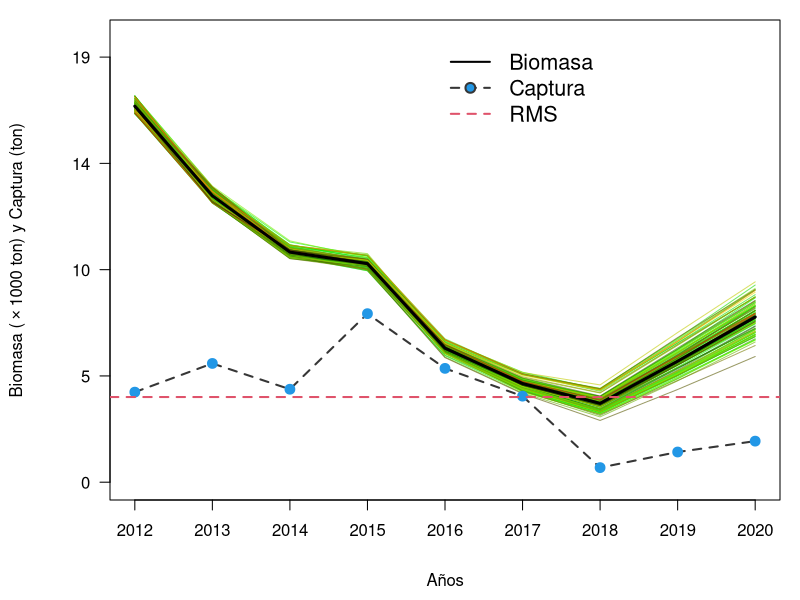
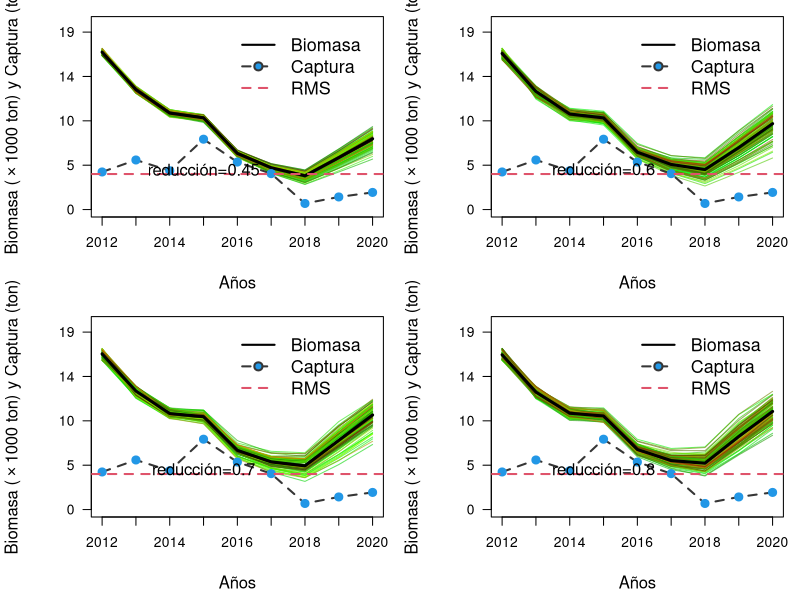
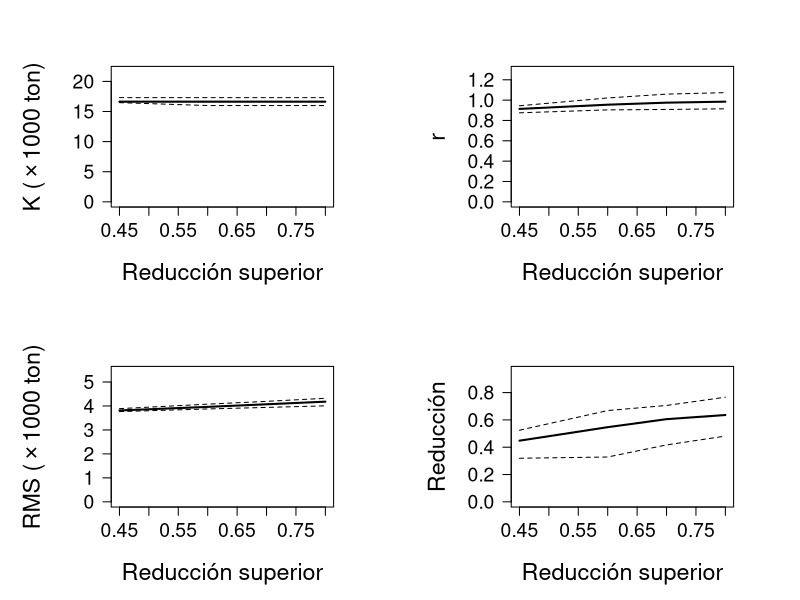
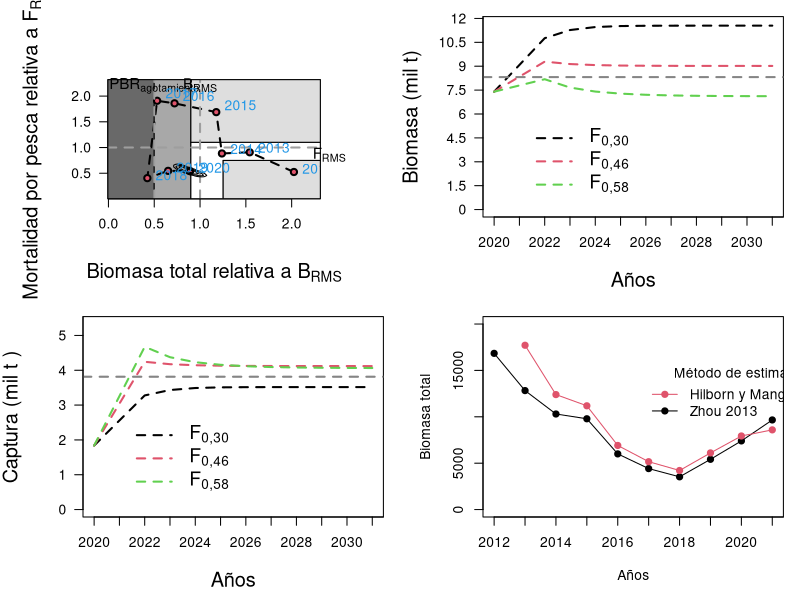

Generate these figures, in order, with R:
## ---- chunk 1

library(knitr) # para generar reporte Rmarkdown
library(stringr)
library(reshape) 
library(dplyr) 
library(ggplot2)
library(ggthemes) # para ggplot
library(patchwork) # para unir gráficos de ggplot
library(strucchange) # libreria utilizada para análisis de quiebres

getwd()

##################################################################################################
# model
##################################################################################################
BDM=function(K,dep,b,C,r){  ### biomass dynamics model
 B=err.B=rep(NA,length(C))   
 B[1]=b*K;b1=B[1]
 for(i in 2:length(B)){
  B[i]=max(min(B[i-1]+r*B[i-1]*(1-B[i-1]/K)-C[i-1],K),0)
#  err.B[i]=ifelse(!is.na(U[i-1]&U[i]) & B[i]>0,(B[i-1]/B[i]-U[i-1]/U[i]^2,NA)
 }
 if(all(B>C) & all(B<=K)){
  abs(B[length(B)]-dep*K)
# if(any(U>0)){((B[length(B)]-dep*K)/K)^2 +sum(err.B,na.rm=T)} else ((B[length(B)]-dep*K)/K)^2
 } else {10^5}
}

## ---- chunk 2
##################################################################################################
# simulation 
##################################################################################################
sim1=function(k25=k25,k75=k75,r25=r25,r75=r75,yr=yr,C=C,nsim=nsim,msy=NULL){ 
 Bend.keep=K.keep=r.keep=dep.keep=d.keep=vector()
 nyr=length(yr)
 B=F2Fmsy=B2Bmsy=matrix(NA,nyr,nsim) 
 K=r=vector()
 plot(0,0,type="n",xlim=c(min(yr),max(yr)),ylim=c(-1,round(k75,0)*1.15),
 xlab="", ylab="",yaxt="n",xaxt="n")
 for(j in 1:nsim){ 
   K[1]=runif(1,k25,k75)
   r[1]=runif(1,r25,r75)  
   B[1,j]=K[1]
   for(i in 2:(nyr)){ 
     r[i]=runif(1,r25,r75) 
     K[i]=runif(1,k25,k75) 
     B[i,j]=B[i-1,j]+r[i]*B[i-1,j]*(1-B[i-1,j]/K[i])-C[i-1]
     F2Fmsy[i,j]=(C[i]/B[i,j])/(r[i]/2)
     B2Bmsy[i,j]=B[i,j]/(K[i]/2) 
   }
   cols<-rgb(runif(1,0,j)/nsim,(nsim-runif(1,0,j))/nsim,(1)/(nsim+100),
   alpha=0.6)
   lines(yr,B[,j],col=cols) 
   K.keep[j]=mean(K)
   r.keep[j]=mean(r)
   F2Fmsy[,j]=(C/B[,j])/(mean(r)/2)
   B2Bmsy[,j]=B[,j]/(mean(K)/2)   
 }
 Bend.keep=B[nyr,] 
 d.keep=B[nyr,]/mean(K)   
 lines(yr,apply(B,1,median),lty=1,lwd=3)
 lines(yr,C,lwd=2,col="#363636",lty=2)
 points(yr,C,pch=21,col=4,bg=4,cex=1.3)
 y1<-seq(0,round(k75,0)*1.1,le=5);
 x1<-seq(1,length(yr),by=1)
 axis(1,at=yr[x1],labels=yr[x1],las=1,cex.axis=1)
 axis(2,at=y1,labels=format(round(y1/1000,0),3),las=2,cex.axis=1)
 legend(yr[nyr-4],max(y1)*1.05,c("Biomasa","Captura","RMS"),lty=c(1,2,2),
 col=c(1,"#363636",2),pch=c(NA,21,NA),lwd=c(2,2,2),pt.bg=c(NA,4,NA),cex=1.3,bty="n")
 BC<-expression(paste('Biomasa ('%*%'1000 ton) y Captura (ton)',sep="")) 
 mtext(BC,side=2,line=4.0,cex=1)
 mtext("Años",side=1,line=3.5,cex=1)
 if(is.null(msy)){} else {abline(h=msy,lty=2,col=2,lwd=2)}
 msy=K.keep*r.keep/4
 return(list(K.keep,r.keep,msy,Bend.keep,d.keep,B,r,F2Fmsy,B2Bmsy))   
}


## ---- chunk 3

#
#####################################################################
# input catch data and r range for sautral XI stock 
#####################################################################
C=c(4033,5318,4163,7547,5097,3853,653,1352,1839)
yr=seq(2012,2020)
r.lci=0.85;
r.uci=1.2
#####################################################################
# search through K grids, with specific range for K1 follow 
#####################################################################
N1=100
K1=exp(seq(log(max(C)),log(max(C)*50),l=N1))
#####################################################################
# genera los valores de la deplecion
#####################################################################
dep=round(seq(0.1,0.8,0.05),2)
nd=length(dep)
r1=obj1=matrix(0,N1,nd)  #matriz que almacena los output de las funciones
b=1#Si (C[1]/max(C)<0.5, (0.5+0.9)/2 (0.3+0.6)/2);b=0.5
# ciclo
for(j in 1:nd){
  for(i in 1:N1){
    out=optimize(BDM,K=K1[i],b=b,C=C,dep=dep[j],
    interval=c(r.lci-.05,r.uci+.05))
    r1[i,j]=out$min
    obj1[i,j]=out$obj
  }
}

#####################################################################
#
#vLinf=58.95;vk=0.28;Tmax=10;Tmat=NA;T=17
#M=vector()
#M[1]=exp(1.44-0.982*log(Tmax))
#M[2]=1.65/Tmat
#M[3]=exp(1.2-0.17*log(vLinf)+log(vk))
#M[4]=1.82*vk
#M[5]=exp(-0.0152-0.279*log(vLinf)+0.6543*log(vk)+0.463*log(T))
#w=0.87 #para teleost y w=0.41 para chondrithys
#r.mean=2*mean(M,na.rm=T)*w
#r.sd=sd(M,na.rm=T)
#r.backup=r
#r[r > r.mean+2*r.sd | r < r.mean-2*r.sd]=NA

############################# 
r1.backup=r1  ;# r1=r1.backup
r1[obj1 > K1*0.01]=NA
r1[r1 > r.uci | r1 < r.lci]=NA      
#############################
kr=as.data.frame(cbind(K1,r1))  
colnames(kr)=c('k',dep) 
all=cbind(K1,stack(kr[,2:nd+1]))#antes nd+1
colnames(all)=c("k","r","ind")

all$d=as.numeric(as.character(all$ind))
all=all[,c(1,2,4)]
all=all[!is.na(all[,2]),] 
all$msy=all[,1]*all[,2]/4 

#############################
# estimate reference points
#############################
#cutoff=ifelse(tail(C,1)/max(C)<=0.5,0.5,0.8)
all2     =all[!is.na(all$r) & all$d <= 0.45,]#cutoff,assume upper depeltion=0.45
quan1    =apply(all2,2,quantile)
k25      =quan1[,1][2]
k75      =quan1[,1][4]
r25      =quan1[,2][2]
r75      =quan1[,2][4]
msy.media=quan1[,4][3]
all3     =all2[all2$k>k25 & all2$k<k75 & all2$r>r25 & all2$r<r75,]
para     =list(k25=k25,k75=k75,r25=r25,r75=r75)
## ---- chunk 4

##################################################################################################
nsim=100
#GRAFICA LA BIOMASA
par(mar=c(5,5.5,1,1),cex.axis=1.3,cex.lab=1.3)
out1=sim1(k25=k25,k75=k75,r25=r25,r75=r75,C=C,yr=yr,nsim=nsim,msy=msy.media)
## ---- chunk 5
##################################################################################################
#EXTRAE DATOS DE INTERES PARA LA INCERTIDUMBRE
##################################################################################################
F2Fmsy  =as.data.frame(out1[8]);
B2Bmsy  =as.data.frame(out1[9])
quant   =function(x)quantile(x,c(0.2,0.8))

dat.out =data.frame(year=yr,
                    B2Bmsy.med=apply(B2Bmsy,1,median),
                    quan1.B=apply(B2Bmsy,1,quant)[1,],
                    quan3.B=apply(B2Bmsy,1,quant)[2,],
                    F2Fmsy.med=apply(F2Fmsy,1,median),
                    quan1.F=apply(F2Fmsy,1,quant)[1,],
                    quan3.F=apply(F2Fmsy,1,quant)[2,])

BF2msy.end = data.frame(t(rbind(B2Bmsy[length(yr),],F2Fmsy[length(yr),])))
colnames(BF2msy.end)=c("B2Bmsy","F2Fmsy")
#kable(BF2msy.end)
#
out1.backup=out1 #out1=out1.backup
sp=out1[1:5]
sp=as.data.frame(sp)   # summary(sp)
colnames(sp)=c("k","r","msy","Bend","Depletion")
BendD=apply(sp,2,quantile)
###############################################################
#FINAL RESULT
#####################################################################
tabla<-cbind(quan1[,c(1,2,4)],BendD[,4:5])
write.csv2(tabla,"tabla1.csv",row.names=FALSE) 
kable(tabla)

Bioma <-apply(out1.backup[[6]],1,quantile)
#note: Bmsy = k/2, Blim = k/4 
B.sim =data.frame(out1[6])
BF    =t(apply(B.sim,1,quantile))
BF    =cbind(BF,C/BF)
BRP   =c(quan1[3,1]/2,quan1[3,2]/2)
fs    =data.frame(cbind(BF[,c(8,3)],yr)) # F y Biomasa media
#GRAFICA BIOMASA V/S CPUE
#plot(yr,BF[,3],type="b",ylab="Biomasa and CPUE")
#par(new=T)
#plot(yr,U,type="b",col=2,axes=F,xlab="",ylab="")
#
## ---- chunk 6
#######################################################
#  sensitivity to assumed upper depletion (if needed) #
#######################################################
med.out=low.out=up.out=matrix(NA,nrow=4,ncol=6)
d.l=c(0.45,0.6,0.7,0.8)  # assumed upper depletion levels
layout(matrix(1:4,ncol=2,byrow=T),widths=c(1,1),heights=c(1,1))
for(i in 1:4){ 
  all2=all[!is.na(all$r) & all$d <= d.l[i],]    
  quan1=apply(all2,2,quantile)
  k25=quan1[,1][2]
  k75=quan1[,1][4]
  r25=quan1[,2][2]
  r75=quan1[,2][4]
  msy.median=quan1[,4][3]
  nsim=100
  ##################################################################################
  #Figura
  par(mar=c(5,5.5,1,1),cex.axis=1.3)
  out1=sim1(k25=k25,k75=k75,r25=r25,r75=r75,C=C,yr=yr,nsim=nsim,msy=msy.media)
  tex=paste("reducción=",d.l[i],sep="")
  text(2015,round(para$k25,0)*0.26,tex,cex=1.2,xpd=T)
  ##################################################################################
  # Tablas
  sp  = out1[1:5]
  sp  = as.data.frame(sp)   # summary(sp)
  colnames(sp)= c('k','r','msy','Bend','D')
  BendD = apply(sp,2,quantile)
  
  med.out[i,] =(c(quan1[3,],BendD[3,4:5]))
  low.out[i,] =(c(quan1[2,],BendD[1,4:5]))
  up.out[i,]  =(c(quan1[4,],BendD[5,4:5]))
  
  med.out[,3] =t(d.l)
  low.out[,3] =t(d.l)
  up.out[,3]  =t(d.l)
  
  colnames(med.out)=c("k","r","d.upper","msy","Bend","D")
  colnames(low.out)=c("k","r","d.upper","msy","Bend","D")
  colnames(up.out)=c("k","r","d.upper","msy","Bend","D")
  
  kable(med.out)
  kable(low.out)
  kable(up.out)
  ##################################################################################
}

## ---- chunk 7

##################################################################################################
# parameters as a function of assumed upper depletion level
##################################################################################################
#name3<-paste(getwd(),"/Figuras/Fig3_Zhou2013_sensitivity.png",sep="")
#png(file=name3,width=900,height=1000)
layout(matrix(1:4,ncol=2,byrow=T),widths=c(1,1),heights=c(1,1))
par(mar=c(5.6,6.7,4,4),cex.axis=1.4) 

plot(med.out[,3],med.out[,1]/1000,ylim=c(0,max(med.out[,1]/1000*1.3)),type='l',lwd=2,xlab='',ylab='',las=1)
lines(low.out[,3],low.out[,1]/1000,lty=2);lines(up.out[,3],up.out[,1]/1000,lty=2)
mtext(expression(paste('K ('%*%'1000 ton)')),side=2,line=3.8,cex=1.4)
mtext("Reducción superior",side=1,line=3.6,cex=1.4)

plot(med.out[,3],med.out[,2],ylim=c(0,max(med.out[,2]*1.3)),type='l',lwd=2,xlab='',ylab='',las=1)
mtext('r',side=2,line=3.8,cex=1.4)
mtext("Reducción superior",side=1,line=3.6,cex=1.4)
lines(low.out[,3],low.out[,2],lty=2);lines(up.out[,3],up.out[,2],lty=2)

plot(med.out[,3],med.out[,4]/1000,ylim=c(0,max(med.out[,4]/1000*1.3)),type='l',lwd=2,xlab='',ylab='',las=1)
lines(low.out[,3],low.out[,4]/1000,lty=2);lines(up.out[,3],up.out[,4]/1000,lty=2)
mtext(expression(paste('RMS ('%*%'1000 ton)')),side=2,line=3.8,cex=1.4)
mtext("Reducción superior",side=1,line=3.6,cex=1.4)

plot(med.out[,3],med.out[,6],ylim=c(0,max(med.out[,6]*1.5)),type='l',lwd=2,xlab='',ylab='',las=1)
lines(low.out[,3],low.out[,6],lty=2);lines(up.out[,3],up.out[,6],lty=2)
mtext("Reducción",side=2,line=3.8,cex=1.4)
mtext("Reducción superior",side=1,line=3.6,cex=1.4)

#dev.off()


## ---- chunk 8
##################################################################################################
# GRAFICA DIAGRAMA DE FASE
##################################################################################################
library(MASS)

K      <- med.out[1,1]
mc.dat <-BF2msy.end
Bmrs   <-tabla[3,1]/2 #BMRS
Fmrs   <-tabla[3,2]/2 #FMRS
Fest   <-C/Bioma[3,] #F anual
Y1     <-Fest/Fmrs;
X1     <-Bioma[3,]/Bmrs
Z1     <-Bioma[3,]/K
#h=rep(0.13,4)
z<-kde2d(mc.dat[,1],mc.dat[,2],n=100,
lims=c(range(c(0,max(X1))),range(c(0,max(Y1)*1.7))))
est<-z$z/max(z$z);z$z<-est
#Bmrs=43590;Fmrs=0.3515;Fest=C/Bioma[3,]
#Y1<-Fest/Fmrs;X1<-Bioma[2,]/Bmrs
#
soli<-cbind(yr,round(Bioma[3,],0),round(Fest,2),round(Z1,2),round(X1,2),round(Y1,2))
colnames(soli)<-c("year","BT","Fest","B_Bo","Brel","Frel")

kable(soli)

kable(rbind(Bmrs,Fmrs))
#library(rJava)                                         ## PROBLEMAS CON ESTO
#library(xlsx)
write.csv2(soli,"tabla2.csv",row.names=FALSE) 
#DEFINE LAS AREAS DE LOS POLIGONOS
cols<-c("#696969","#A8A8A8","#DEDEDE")
ini<-c(-0.09);
xmax<-max(X1)*1.35;
ymax<-max(Y1)*1.22;
xmin<-(0.08)
pol1<-matrix(c(0.9,ini,0.9,1.1,xmax,1.1,xmax,0.75,1.25,0.75,1.25,ini),
ncol=2,byrow=T)
pol2<-matrix(c(1.25,ini,1.25,0.75,xmax,0.75,xmax,ini),ncol=2,byrow=T)
pol3<-matrix(c(xmax,1.1,xmax,ymax,0.9,ymax,0.9,1.1),ncol=2,byrow=T)
pol4<-matrix(c(0.5,ini,0.9,ini,0.9,ymax,0.5,ymax),ncol=2,byrow=T)
pol5<-matrix(c(-0.07,ini,0.5,ini,0.5,ymax,-0.07,ymax),ncol=2,byrow=T)

#name4<-paste(getwd(),"/Figuras/Fig4_Zhou2013_fase.png",sep="")
#png(file=name4,width=1200,height=1000)
par(mar=c(6.1,6.5,4.8,4.8),cex.axis=1,cex.lab=1)
plot(X1,Y1,col=0,xlab="",ylab="",yaxt="n",xlim=c(xmin,max(X1)*1.1),
ylim=c(0.09,max(Y1)*1.17))
axis(2,las=1)
polygon(pol5,col=cols[1],border=1);polygon(pol4,col=cols[2],border=1)
polygon(pol3,col=cols[3],border=1);polygon(pol2,col=cols[3],border=1)
polygon(pol1,col="white",border="black")
#points(mc.dat[,1],mc.dat[,2],pch=21,bg="#B5B5B5",cex=0.9,col=1)
lines(X1,Y1,lty=2,col=1,lwd=2)
lines(X1,Y1,type="p",bg=2,pch=21,cex=1,lwd=2)
abline(v=1,lty=2,col=8,lwd=2);abline(h=1,lty=2,col=8,lwd=2)
abline(v=0.5,lty=2,col=8,lwd=2)
contour(z,drawlabels=FALSE,levels=c(0.1,0.25,0.5,0.75),add=TRUE)
text(0.5,max(Y1)*1.29,expression(PBR[paste("agotamiento")]),cex=1.1,
pos=1,xpd=T)
text(1,max(Y1)*1.29,expression(B[paste("RMS")]),cex=1.1,pos=1,xpd=T)
text(max(X1)*1.19,1.11,expression(F[paste("RMS")]),cex=1.1,pos=1,xpd=T)
mtext(expression(paste("Biomasa total relativa a ",B[paste("RMS")],sep="")),
side=1,line=4.2,cex=1.2)
mtext(expression(paste("Mortalidad por pesca relativa a ",F[paste("RMS")],
sep="")),side=2,line=3.8,cex=1.2)
#a2<-which(yr%in%seq(2015,1994,by=-2)==TRUE)
a2<-c(1,2,3,4,5,6,7,8,9)
text(X1[a2],Y1[a2]*1.06,yr[a2],cex=1,pos=4,col=4)
#text(1.10,0.83,"Plena Explotación",cex=1.6,pos=4,col=1,lwd=2)
#text(1.56,0.31,"Sub Explotación",cex=1.6,pos=4,col=1,lwd=2)
#text(1.33,1.51,"Sobrepesca",cex=1.6,pos=4,col=1,lwd=2)
#text(0.58,0.67,"Sobre",cex=1.6,pos=4,col=1,lwd=2)
#text(0.52,0.51,"Explotación",cex=1.6,pos=4,col=1,lwd=2)
#text(0.68,1.18,"Sobre-explotación y Sobrepesca",cex=1.6,pos=4,lwd=2,srt=90)
#text(0.23,1.18,"Colapso y/o Agotamiento",cex=1.6,pos=4,lwd=2,srt=90)
box()
#dev.off()


## ---- chunk 9

##################################################################################################
#CALCULO DE LA CBA  PARA SARDINA AUSTRAL XI
##################################################################################################
mata <-out1.backup[1:5];
mm   <-length(mata)
mato <-vector()

for(p in 1:mm){
  mato <-cbind(mato,mata[[p]])}
  mate <-as.data.frame(mato)
  colnames(mate)<-c("k","r","msy","Bend","Depletion")

yy      <-length(yr)
prob    <-c(0.6666667,1.00,1.25) # pnderadores de Frms
ss      <-dim(sp)
yrs_pro <-seq(yr[yy],yr[yy]+11,by=1) # años de proyección
yyp     <-length(yrs_pro)

BT=CT=array(NA,c(length(prob),ss[1],length(yrs_pro)))

BT[,,1] <-Bioma[3,yy]
CT[,,1] <-C[yy]
Fi      <-Fmrs*prob

# y = Frms ponderados
# n = número de simulaciones
# m = años de proyección

for(y in 1:length(Fi)){ 
 for(n in 1:ss[1]){
  ki=sp$k[n] # parámetro K simulado
  ri=sp$r[n] # parámetro r simulado
  for(m in 1:(yyp-1)){ # PROYECCIÓN
   if(m==1){ 
     CT[y,,1]=C[yy]} # igual a la captura del último año
    else {
      CT[y,n,m]=BT[y,n,m]*Fi[y]} # captura proyectada
      BT[y,n,m+1]=BT[y,n,m]+ri*BT[y,n,m]*(1-BT[y,n,m]/ki)-CT[y,n,m] # biomasa total proyectada
   if(m==(yyp-1)){
     CT[y,n,m+1]=BT[y,n,m+1]*Fi[y]}
  }
 }
}


## ---- chunk 10

##################################################################################################
# GRAFICA LA CBA 2 PARA sardina austral
##################################################################################################
FF   <-formatC(Fi,format="f",digits=2)
BB   <-expression(paste("Biomasa (mil t)",sep=""))
Binf <-tabla[2,1]/2
Bsup <-tabla[4,1]/2
rng1 <-range(BT[,,],na.rm=T)
ax2  <-seq(0,rng1[2]*1.15,by=1500)
cols <-"#858585"
y1   <-length(yrs_pro)
xxxx<-matrix(ncol=3,nrow=11)

par(mar=c(5,5,1,1),cex.axis=1,cex.lab=1)
plot(yrs_pro[-2],seq(0,rng1[2]*1.15,le=(y1-1)),col=0,type="o",xlab="",ylab="",yaxt="n",ylim=c(0,rng1[2]*0.98),xaxp=c(2020,2032,12))

for(x in 1:length(Fi)){
  xxxx[,x]<-apply(BT[x,,],2,quantile)[3,-2]
 lines(yrs_pro[-2],xxxx[,x],col=x,lty=2,lwd=2)
}
abline(h=Bmrs,lty=2,lwd=2,col=cols)
axis(2,at=ax2,labels=ax2/1000,las=1,cex=1)
mtext(BB,side=2,line=3.5,cex=1.2)
mtext("Años",side=1,line=3.4,cex=1.2)
legend(2021,rng1[2]*0.5,c(expression(F[paste("0,30")]),expression(F[paste("0,46")]),
expression(F[paste("0,58")])),lty=c(2,2,2,2,2),lwd=c(2,2,2,2,2),cex=1.4,
col=c(1,2,3),bty="n")

## ---- chunk 11

##################################################################################################
# GRAFICA LA CAPTURA
##################################################################################################
CC   <-expression(paste("Captura (mil t )",sep=""))
MRS  <-tabla[3,3] #50%
rng2 <-range(CT[,,],na.rm=T)
ax3  <-seq(0,rng2[2]*1.15,by=1000)

xxxx<-matrix(ncol=3,nrow=11)

par(mar=c(5,5,1,1),cex.axis=1,cex.lab=1)
plot(yrs_pro[-2],seq(0,rng2[2]*1.15,le=11),col=0,type="o",xlab="",ylab="",yaxt="n",ylim=c(0,rng2[2]*0.95),xaxp=c(2020,2032,12))

for(x in 1:length(Fi)){
  xxxx[,x]<-apply(CT[x,,],2,quantile)[3,-2]
 lines(yrs_pro[-2],xxxx[,x],col=x,lty=2,lwd=2)
}
abline(h=MRS,lty=2,lwd=2,col=cols)
axis(2,at=ax3,labels=sprintf("%0.0f",ax3/1000),las=1,cex=1.4)
mtext(CC,side=2,line=3.5,cex=1.2)
mtext("Años",side=1,line=3.4,cex=1.2)
legend(2021,rng2[2]*0.5,c(expression(F[paste("0,30")]),expression(F[paste("0,46")]),
expression(F[paste("0,58")])),lty=c(2,2,2,2,2),lwd=c(2,2,2,2,2),cex=1.4,
col=c(1,2,3),bty="n")


## ---- chunk 12
##################################################################################################
# TABLA DE RESULTADOS CAPTURA 2021
##################################################################################################
ct<-matrix(NA,length(Fi),5)
for(i in 1:length(Fi)){
 ct[i,]<-as.numeric(quantile(CT[i,,2],probs=c(.1,.2,.3,.4,.5)))  # CT[i,,2] (el 2 representa 1 año de proyección, 1 es el año actual)
}
colnames(ct)<-c("10%","20%","30%","40%","50%")
rownames(ct)<-formatC(Fi,format="f",digits=2)
cat("\n")
print(ct)

## ---- chunk 13
##################################################################################################
# TABLA DE RESULTADOS biomasa 2021
##################################################################################################
bt<-matrix(NA,length(Fi),5)
for(i in 1:length(Fi)){
 bt[i,]<-as.numeric(quantile(BT[i,,2],probs=c(.1,.2,.3,.4,.5)))  # CT[i,,2] (el 2 representa 1 año de proyección, 1 es el año actual)
}
colnames(bt)<-c("10%","20%","30%","40%","50%")
rownames(bt)<-formatC(Fi,format="f",digits=2)
cat("\n")
print(bt)


year<-seq(2012,2021)
bioHil<-c(NA,17712,12394,11186,6911,5161,4212,6108,7933,8592)

par(mar=c(5,5,1,1),cex.axis=1,cex.lab=1)
plot(year,c(soli[,2],bt[2,5]),type="o",pch=19,ylim=c(0,20000), xaxp=c(2012,2022,10),ylab="Biomasa total",xlab="Años")
lines(year,bioHil,type="o",col=2,pch=19)
legend(2017,16000,c("Hilborn y Mangel 1997","Zhou 2013"),
       bty="n",lwd=1,pch=19,col=c(2,1), title="Método de estimación")
## ---- chunk 14

##################################################################################################
# RANGO CBA PARA PBR Al MRS (2) y EL 2021(2)
##################################################################################################
rango<-quantile(CT[2,,2],prob=c(0.025,0.25,0.50,0.75,0.975))

kable(rango)

#
#FIN
